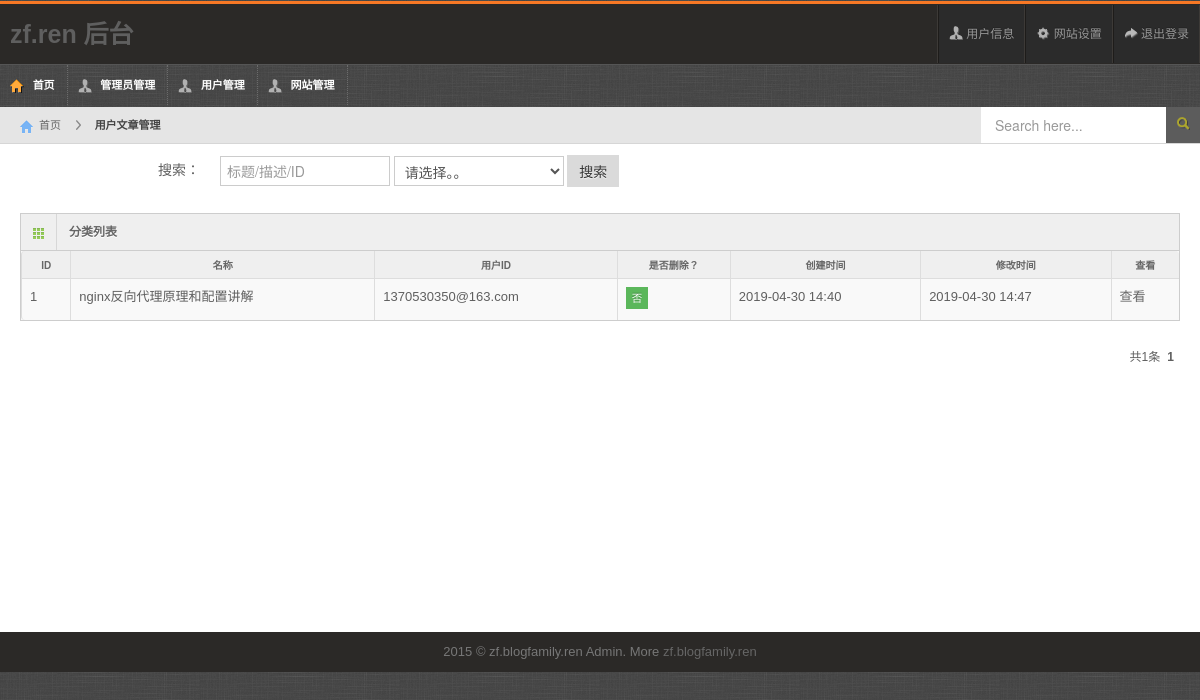
The app's page /index.php/backstage/user_work (signed in) with its own data.
### tables this page shows
CREATE TABLE `zf_work` (
  `id` int(11) unsigned NOT NULL AUTO_INCREMENT COMMENT '作品的id',
  `uid` int(10) unsigned NOT NULL COMMENT '用户ID',
  `title` varchar(255) NOT NULL COMMENT '作品名称',
  `blog_id` int(11) unsigned NOT NULL COMMENT '博客ID',
  `desc` text NOT NULL COMMENT '作品内容',
  `ctime` int(11) unsigned NOT NULL COMMENT '作品创建时间',
  `utime` int(11) unsigned NOT NULL COMMENT '修改时间',
  `cate_id` varchar(255) NOT NULL COMMENT '作品所属分类',
  `click` varchar(255) NOT NULL DEFAULT '0' COMMENT '作品被点击量',
  `browse_num` varchar(255) NOT NULL DEFAULT '0' COMMENT '作品浏览量',
  `zan` varchar(255) NOT NULL DEFAULT '0' COMMENT '作品被赞的人',
  `is_del` tinyint(4) unsigned NOT NULL DEFAULT '1' COMMENT '是否删除 1为显示 0为删除',
  `tag_ids` varchar(255) NOT NULL COMMENT '标签',
  `img` varchar(255) DEFAULT NULL COMMENT '作品图片',
  PRIMARY KEY (`id`)
);

CREATE TABLE `zf_user` (
  `id` int(11) unsigned NOT NULL AUTO_INCREMENT,
  `name` varchar(50) NOT NULL COMMENT '名称',
  `nikename` varchar(50) NOT NULL COMMENT '昵称',
  `info` text COMMENT '简介',
  `phone` varchar(255) NOT NULL DEFAULT '' COMMENT '手机号',
  `email` varchar(50) DEFAULT NULL COMMENT '邮箱',
  `password` varchar(200) NOT NULL COMMENT '密码',
  `grade` int(11) unsigned NOT NULL DEFAULT '0' COMMENT '等级',
  `login_stat` int(5) unsigned NOT NULL COMMENT '密码中加的随机数',
  `sex` tinyint(4) unsigned NOT NULL DEFAULT '3' COMMENT '1为男 2为女 3为保密',
  `headimg` varchar(200) DEFAULT NULL COMMENT '头像',
  `user_type` tinyint(4) unsigned NOT NULL DEFAULT '3' COMMENT '用户类型 暂时没用  所有的都为3',
  `is_del` tinyint(4) unsigned NOT NULL DEFAULT '0' COMMENT '是否删除 1为删除 0为不删除',
  `is_activate` tinyint(4) unsigned NOT NULL DEFAULT '0' COMMENT '是否被激活 1为激活 0为不激活',
  `weibo_uid` varchar(255) NOT NULL DEFAULT '' COMMENT '微博唯一ID',
  `weixin_openid` varchar(255) DEFAULT NULL COMMENT '微信唯一ID',
  `qq_openid` varchar(255) NOT NULL COMMENT '腾讯QQid',
  `follow` varchar(255) DEFAULT NULL COMMENT '关注人数',
  `ctime` int(11) unsigned DEFAULT NULL COMMENT '创建时间',
  `utime` int(11) unsigned DEFAULT NULL COMMENT '修改时间',
  PRIMARY KEY (`id`),
  KEY `nikename` (`nikename`),
  KEY `email` (`email`)
);

### application/controllers/backstage/User_work.php (called while the page is built, shortened)
<?php if ( ! defined('BASEPATH')) exit('No direct script access allowed');
class User_work extends Admin_Controller {
	public function __construct(){
		$this->load->helper('common');
		$this->load->model('zf_admin_model');
		$this->load->model('zf_user_model');
		$this->load->model('zf_tag_model');
		$this->load->model('zf_cate_model');
		$this->load->model('zf_work_model');
        $this->load->library('pager');
	}
	public function index()
	{
		$pagesize = 15;
		$offset = 0;
		$post = $this->input->post();
		$where = ' 1=1';
        $count = $this->zf_work_model->count($where);
        list($offset, $page_htm) = $this->pager->pagestring($count, $pagesize);
		$works = $this->zf_work_model->get_list($where,'*','ctime desc',$pagesize, $offset);
		foreach($works as $key=>$work){
			$works[$key]['user'] = $this->zf_user_model->select_one('id='.$work['uid']);
		}
		$data = array(
				'works' => $works,
				'page_htm'=> $page_htm,
				'post'=>$post,
			);
		$this->load->view(ADMIN_URL.'user_work/index',$data);
	}
}

### index.php (called while the page is built, shortened)
<?php
require_once BASEPATH.'core/CodeIgniter.php';

### application/core/MY_Model.php (called while the page is built, shortened)
<?php if ( ! defined('BASEPATH')) exit('No direct script access allowed');
class MY_Model extends CI_Model {
    var $table = '';
	public function init($table,$prikey){
		$this->table = $table;
	}
	function count($where){
        $this->db->where($where);
		$this->db->from($this->table);
		return $this->db->count_all_results();
	}
	function select_one($where,$select="*"){
		$this->db->select($select);
        $this->db->where($where);
		$query = $this->db->get($this->table);
    	$data = $query->row_array();
		return $data;
	}
	function get_list($where,$select="*",$order='',$pagesize=0,$offset=15){
		$this->db->select($select);
        $this->db->where($where);
		if(!empty($order)){
			$this->db->order_by($order);
		}
		$this->db->limit($pagesize,$offset);
		$query = $this->db->get($this->table);
		$data = $query->result_array();
		return $data;
	}
}

### application/views/backstage/user_work/index.php (the view, shortened to what this page needs)
<div id="content">
    <div id="content-header">
      <div id="breadcrumb">
        <a href="<?=ADMIN_URL?>index" title="Go to Home" class="tip-bottom"><i class="icon-home"></i>首页</a>
        <a href="<?=ADMIN_URL?>user_work/index" class="current">用户文章管理</a>
      </div>
    </div>
    <div class="container-fluid">
      <form action="#" method="post" class="form-horizontal">
          <div class="control-group">
          <label class="control-label">搜索：</label>
          <div class="controls ">
            <input type="text" name="search" class="span2" value="<?=(empty($post['search'])?'':$post['search'])?>" placeholder="标题/描述/ID" />
            <select name="is_del" class="span2">
              <option value="-1">请选择。。</option>
            </select>
            <input type="submit" class="btn" value="搜索">
          </div>
        </div>
      </form>
      <div class="row-fluid">
          <div class="span12">
            <div class="widget-box">
              <div class="widget-title"> <span class="icon"> <i class="icon-th"></i> </span>
                <h5>分类列表</h5>
              </div>
              <div class="widget-content nopadding">
                <table class="table table-bordered table-striped">
                  <thead>
                    <tr>
                      <th>ID</th>
                      <th>名称</th>
                      <th>用户ID</th>
                      <th>是否删除？</th>
                      <th>创建时间</th>
                      <th>修改时间</th>
                      <th>查看</th>
                    </tr>
                  </thead>
                  <tbody>
                    <?php foreach($works as $key=>$work){?>
                     <tr>
                        <td><?=$work['id']?></td>
                        <td><?=$work['title']?></td>
                        <td><?=$work['user']['name']?></td>
                        <td>
                            <button onclick="check_del(<?=$work['id']?>)" class="btn btn-mini <?=($work['is_del']==0)?'btn-success':'btn-warning'?>">
                              <?=($work['is_del']==0)?'否':'是'?>
                            </button>
                        </td>
                        <td><?=date('Y-m-d H:i',$work['ctime'])?></td>
                        <td><?=date('Y-m-d H:i',$work['utime'])?></td>
                        <td><a href="http://zf.blogfamily.ren/home/blog/<?=$work['blog_id']?>/detail/<?=$work['id']?>" target="__black">查看</a></td>
                      </tr>
                    <?php }?>
                  </tbody>
                </table>
              </div>
            </div>
            <div>
              <?=$page_htm?>
              </div>
        </div>
    </div>
    </div>
</div>

### public/backstage/css/maruti-style.css (style rules this page uses)
* { outline:none !important; -moz-outline: none !important; }
body { overflow-x: hidden; margin-top: -9px; }
#content { background: none repeat scroll 0 0 #fff; margin-left:0px; margin-right: 0; margin-top:80px; padding-bottom: 25px; position: relative; min-height: 500px; width: auto; }
#content-header { position: abslute; width: 100%; margin-top: -38px; z-index: 20; }
#breadcrumb { background-color: #e5e5e5; border-bottom: 1px solid #d6d6d6; padding-left: 10px; }
#breadcrumb a { padding: 8px 20px 8px 10px; display: inline-block; background-image: url('../img/breadcrumb.png'); background-position: center right; background-repeat: no-repeat; font-size: 11px; color: #666666; }
#breadcrumb a:last-child { background-image:none; }
#breadcrumb a.current { font-weight: bold; color: #444444; }
#breadcrumb a i { margin-right: 5px; opacity: .6; }
.widget-box { background: none repeat scroll 0 0 #F9F9F9; border-top: 1px solid #CDCDCD; border-left: 1px solid #CDCDCD; border-right: 1px solid #CDCDCD; clear: both; margin-top: 16px; margin-bottom: 16px; position: relative; }
.widget-title, .modal-header, .table th, div.dataTables_wrapper .ui-widget-header { background-color: #efefef; border-bottom: 1px solid #CDCDCD; height: 36px; }
.widget-title span.icon { border-right: 1px solid #cdcdcd; padding: 9px 10px 7px 11px; float: left; opacity: .7; }
.widget-title h5 { color: #666666; text-shadow: 0 1px 0 #ffffff; float: left; font-size: 12px; font-weight: bold; padding: 12px; line-height: 12px; margin: 0; }
.widget-content { padding: 12px 15px; border-bottom: 1px solid #cdcdcd; }
.table th { height: auto; font-size: 10px; padding: 5px 10px 2px; border-bottom: 0; text-align: center; color: #666666; }
.nopadding { padding: 0 !important; }
.nopadding .table { margin-bottom: 0; }
.nopadding .table-bordered { border: 0; }
form { margin-bottom: 0; }
.form-horizontal .control-group { border-top: 1px solid #ffffff; border-bottom: 1px solid #eeeeee; margin-bottom: 0; }
.form-horizontal .control-group:last-child { border-bottom: 0; }
.form-horizontal .control-label { padding-top: 15px; width: 180px; }
.form-horizontal .controls { margin-left: 200px; padding: 10px 0; }

### public/backstage/css/maruti-media.css (style rules this page uses)
body { background:url(../images/backgrounds/default.jpg) repeat; }

### records on screen
zf_work: id "1", title "nginx反向代理原理和配置讲解", is_del "否", ctime "2019-04-30 14:40", utime "2019-04-30 14:47"
zf_user: name "1370530350@163.com"

### other values on screen
$this->rowCount "1"
$one "1"
